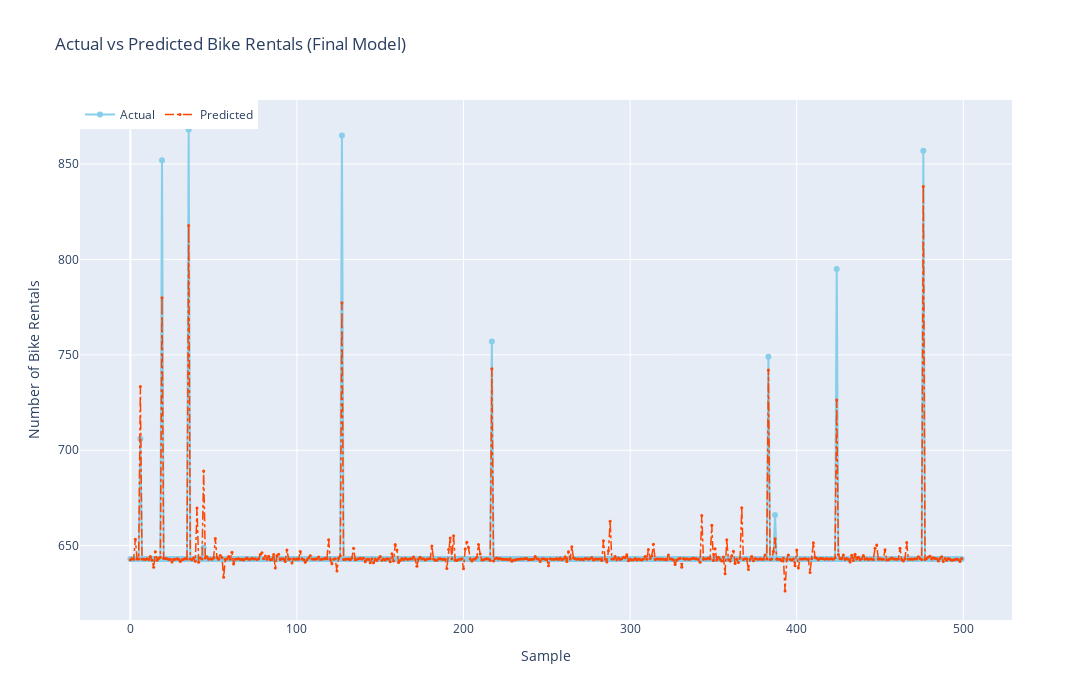

Notebook cell for this chart:
### Code cell
p.plot_predictions(500, y_test, 'Final Model', pred_test_final)

### Figure 1 — Plotly figure (JSON) as saved in the notebook; plotly's stock layout.template omitted (floating-point values rounded to 4 significant figures; data arrays with more than 128 entries replaced by an {"elided": "..."} marker saying what was removed)
{"data": [{"line": {"color": "skyblue"}, "marker": {"size": 6}, "mode": "lines+markers", "name": "Actual", "type": "scatter", "x": {"elided": "500 int values"}, "y": {"elided": "500 int values"}}, {"line": {"color": "orangered", "dash": "dashdot", "width": 1.5}, "marker": {"size": 3}, "mode": "lines+markers", "name": "Predicted", "type": "scatter", "x": {"elided": "500 int values"}, "y": {"elided": "500 float values"}}], "layout": {"height": 700, "legend": {"orientation": "h", "traceorder": "normal", "x": 0, "y": 1}, "showlegend": true, "title": {"text": "Actual vs Predicted Bike Rentals (Final Model)"}, "width": 1200, "xaxis": {"title": {"text": "Sample"}}, "yaxis": {"title": {"text": "Number of Bike Rentals"}}}}
